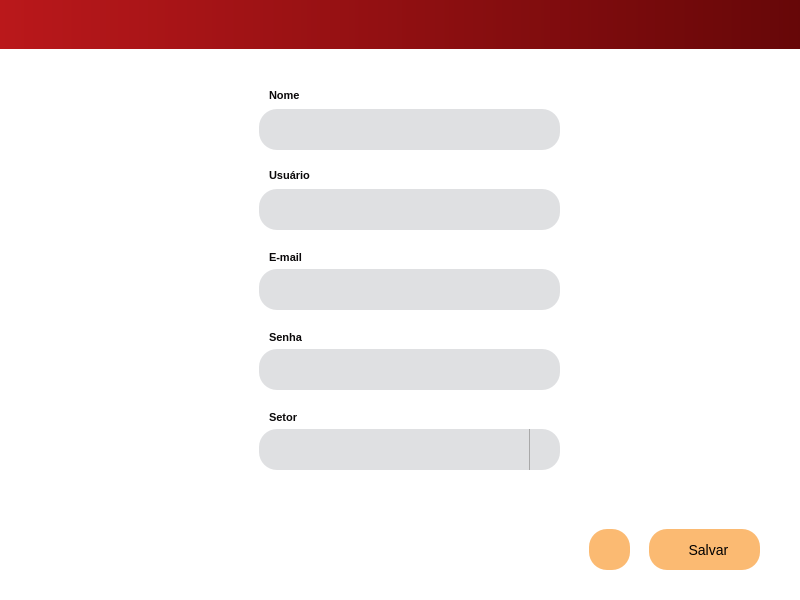
<?xml version="1.0" encoding="UTF-8"?>
<ui version="4.0">
 <class>MainWindow</class>
 <widget class="QMainWindow" name="MainWindow">
  <property name="enabled">
   <bool>true</bool>
  </property>
  <property name="geometry">
   <rect>
    <x>0</x>
    <y>0</y>
    <width>800</width>
    <height>600</height>
   </rect>
  </property>
  <property name="windowTitle">
   <string>MainWindow</string>
  </property>
  <property name="styleSheet">
   <string notr="true"/>
  </property>
  <widget class="QWidget" name="centralwidget">
   <widget class="QWidget" name="widget" native="true">
    <property name="geometry">
     <rect>
      <x>0</x>
      <y>0</y>
      <width>801</width>
      <height>51</height>
     </rect>
    </property>
    <property name="styleSheet">
     <string notr="true">* {
background-color: qlineargradient(spread:pad, x1:0, y1:0, x2:1, y2:0, stop:0 rgba(186, 24, 27, 255), stop:1 rgba(102, 7, 8, 255));
}</string>
    </property>
   </widget>
   <widget class="QWidget" name="widget_2" native="true">
    <property name="geometry">
     <rect>
      <x>-1</x>
      <y>49</y>
      <width>801</width>
      <height>551</height>
     </rect>
    </property>
    <property name="font">
     <font>
      <family>Segoe UI</family>
     </font>
    </property>
    <property name="toolTipDuration">
     <number>-4</number>
    </property>
    <property name="styleSheet">
     <string notr="true">* {
    background-color: #ffffff;
	font-style: 'Segoe UI';
}

QLabel, QCheckBox {
    color: #0B090A;
    font-size: 11px;
    font-weight: bold;
}

QLabel#logo-enaplic {
    margin: 5px 0;
}

QLineEdit {
    background-color: #DFE0E2;
    padding-left: 15px;
    border-radius: 18px;
	font-size: 14px;
}

QDateEdit, QComboBox {
    background-color: #DFE0E2;
    padding: 5px 10px;
    border-radius: 18px;
    height: 20px;
    font-size: 16px;
}

QDateEdit::drop-down, QComboBox::drop-down {
    subcontrol-origin: padding;
    subcontrol-position: top right;
    width: 30px;
    border-left-width: 1px;
    border-left-color: darkgray;
    border-left-style: solid;
    border-top-right-radius: 3px;
    border-bottom-right-radius: 3px;
}

QDateEdit::down-arrow, QComboBox::down-arrow {
    image: url(../resources/images/arrow.png);
    width: 10px;
    height: 10px;
}

QPushButton {
    background-color: #fbba72;
    border: 2px;
    border-radius: 18px;
    font-size: 14px;
    font-weight: regular;
}

QPushButton:hover {
    background-color: #e5383b;
    color: #EEEEEE
}

QPushButton:pressed {
    background-color: #6703c5;
    color: #EEEEEE;
}

QTableWidget {
    border: 1px solid #000000;
    background-color: #686D76;
    padding-left: 10px;
    margin-bottom: 15px;
}

QTableWidget QHeaderView::section {
    background-color: #262626;
    color: #A7A6A6;
    padding: 5px;
    height: 18px;
}

QTableWidget QHeaderView::section:horizontal {
    border-top: 1px solid #333;
}

QTableWidget::item {
    background-color: #363636;
    color: #fff;
    font-weight: bold;
    padding-right: 8px;
    padding-left: 8px;
}

QTableWidget::item:selected {
    background-color: #000000;
    color: #EEEEEE;
    font-weight: bold;
}</string>
    </property>
    <widget class="QLineEdit" name="lineEdit">
     <property name="geometry">
      <rect>
       <x>260</x>
       <y>140</y>
       <width>301</width>
       <height>41</height>
      </rect>
     </property>
     <property name="minimumSize">
      <size>
       <width>301</width>
       <height>41</height>
      </size>
     </property>
     <property name="focusPolicy">
      <enum>Qt::StrongFocus</enum>
     </property>
     <property name="inputMask">
      <string/>
     </property>
     <property name="text">
      <string/>
     </property>
     <property name="maxLength">
      <number>15</number>
     </property>
     <property name="clearButtonEnabled">
      <bool>true</bool>
     </property>
    </widget>
    <widget class="QLineEdit" name="lineEdit_2">
     <property name="geometry">
      <rect>
       <x>260</x>
       <y>220</y>
       <width>301</width>
       <height>41</height>
      </rect>
     </property>
     <property name="minimumSize">
      <size>
       <width>301</width>
       <height>41</height>
      </size>
     </property>
     <property name="inputMask">
      <string/>
     </property>
     <property name="text">
      <string/>
     </property>
     <property name="maxLength">
      <number>30</number>
     </property>
     <property name="echoMode">
      <enum>QLineEdit::Normal</enum>
     </property>
     <property name="clearButtonEnabled">
      <bool>true</bool>
     </property>
    </widget>
    <widget class="QLabel" name="label_2">
     <property name="geometry">
      <rect>
       <x>270</x>
       <y>120</y>
       <width>47</width>
       <height>13</height>
      </rect>
     </property>
     <property name="text">
      <string>Usuário</string>
     </property>
    </widget>
    <widget class="QLabel" name="label_3">
     <property name="geometry">
      <rect>
       <x>270</x>
       <y>200</y>
       <width>51</width>
       <height>16</height>
      </rect>
     </property>
     <property name="text">
      <string>E-mail</string>
     </property>
    </widget>
    <widget class="QPushButton" name="pushButton_2">
     <property name="geometry">
      <rect>
       <x>650</x>
       <y>480</y>
       <width>111</width>
       <height>41</height>
      </rect>
     </property>
     <property name="minimumSize">
      <size>
       <width>0</width>
       <height>41</height>
      </size>
     </property>
     <property name="styleSheet">
      <string notr="true"/>
     </property>
     <property name="text">
      <string>  Salvar</string>
     </property>
     <property name="icon">
      <iconset resource="../static/resource.qrc">
       <normaloff>:/icon/icon/save-64.ico</normaloff>:/icon/icon/save-64.ico</iconset>
     </property>
     <property name="iconSize">
      <size>
       <width>24</width>
       <height>24</height>
      </size>
     </property>
    </widget>
    <widget class="QLabel" name="label_4">
     <property name="geometry">
      <rect>
       <x>270</x>
       <y>40</y>
       <width>47</width>
       <height>13</height>
      </rect>
     </property>
     <property name="text">
      <string>Nome</string>
     </property>
    </widget>
    <widget class="QLineEdit" name="lineEdit_3">
     <property name="geometry">
      <rect>
       <x>260</x>
       <y>60</y>
       <width>301</width>
       <height>41</height>
      </rect>
     </property>
     <property name="minimumSize">
      <size>
       <width>301</width>
       <height>41</height>
      </size>
     </property>
     <property name="focusPolicy">
      <enum>Qt::StrongFocus</enum>
     </property>
     <property name="accessibleDescription">
      <string/>
     </property>
     <property name="inputMask">
      <string/>
     </property>
     <property name="text">
      <string/>
     </property>
     <property name="maxLength">
      <number>30</number>
     </property>
     <property name="clearButtonEnabled">
      <bool>true</bool>
     </property>
    </widget>
    <widget class="QLineEdit" name="lineEdit_4">
     <property name="geometry">
      <rect>
       <x>260</x>
       <y>300</y>
       <width>301</width>
       <height>41</height>
      </rect>
     </property>
     <property name="minimumSize">
      <size>
       <width>301</width>
       <height>41</height>
      </size>
     </property>
     <property name="inputMask">
      <string/>
     </property>
     <property name="text">
      <string/>
     </property>
     <property name="maxLength">
      <number>10</number>
     </property>
     <property name="echoMode">
      <enum>QLineEdit::Password</enum>
     </property>
     <property name="clearButtonEnabled">
      <bool>true</bool>
     </property>
    </widget>
    <widget class="QLabel" name="label_5">
     <property name="geometry">
      <rect>
       <x>270</x>
       <y>280</y>
       <width>51</width>
       <height>16</height>
      </rect>
     </property>
     <property name="text">
      <string>Senha</string>
     </property>
    </widget>
    <widget class="QComboBox" name="comboBox">
     <property name="geometry">
      <rect>
       <x>260</x>
       <y>380</y>
       <width>301</width>
       <height>41</height>
      </rect>
     </property>
     <property name="minimumSize">
      <size>
       <width>301</width>
       <height>41</height>
      </size>
     </property>
     <property name="cursor">
      <cursorShape>ArrowCursor</cursorShape>
     </property>
     <property name="insertPolicy">
      <enum>QComboBox::InsertAlphabetically</enum>
     </property>
     <item>
      <property name="text">
       <string/>
      </property>
     </item>
     <item>
      <property name="text">
       <string>Almoxarifado</string>
      </property>
     </item>
     <item>
      <property name="text">
       <string>Comercial</string>
      </property>
     </item>
     <item>
      <property name="text">
       <string>Compras</string>
      </property>
     </item>
     <item>
      <property name="text">
       <string>Elétrica</string>
      </property>
     </item>
     <item>
      <property name="text">
       <string>Engenharia</string>
      </property>
     </item>
     <item>
      <property name="text">
       <string>Expedição</string>
      </property>
     </item>
     <item>
      <property name="text">
       <string>Fiscal</string>
      </property>
     </item>
     <item>
      <property name="text">
       <string>PCP</string>
      </property>
     </item>
     <item>
      <property name="text">
       <string>RH</string>
      </property>
     </item>
    </widget>
    <widget class="QLabel" name="label_6">
     <property name="geometry">
      <rect>
       <x>270</x>
       <y>360</y>
       <width>51</width>
       <height>16</height>
      </rect>
     </property>
     <property name="text">
      <string>Setor</string>
     </property>
    </widget>
    <widget class="QPushButton" name="pushButton_3">
     <property name="geometry">
      <rect>
       <x>590</x>
       <y>480</y>
       <width>41</width>
       <height>41</height>
      </rect>
     </property>
     <property name="minimumSize">
      <size>
       <width>0</width>
       <height>41</height>
      </size>
     </property>
     <property name="styleSheet">
      <string notr="true"/>
     </property>
     <property name="text">
      <string/>
     </property>
     <property name="icon">
      <iconset resource="../static/resource.qrc">
       <normaloff>:/icon/icon/arrow-80-64.ico</normaloff>:/icon/icon/arrow-80-64.ico</iconset>
     </property>
     <property name="iconSize">
      <size>
       <width>24</width>
       <height>24</height>
      </size>
     </property>
    </widget>
    <widget class="QLabel" name="label">
     <property name="geometry">
      <rect>
       <x>210</x>
       <y>60</y>
       <width>32</width>
       <height>32</height>
      </rect>
     </property>
     <property name="text">
      <string/>
     </property>
     <property name="pixmap">
      <pixmap resource="../static/resource.qrc">:/icon/icon/user-64.ico</pixmap>
     </property>
     <property name="scaledContents">
      <bool>true</bool>
     </property>
    </widget>
    <widget class="QLabel" name="label_7">
     <property name="geometry">
      <rect>
       <x>210</x>
       <y>140</y>
       <width>32</width>
       <height>32</height>
      </rect>
     </property>
     <property name="text">
      <string/>
     </property>
     <property name="pixmap">
      <pixmap resource="../static/resource.qrc">:/icon/icon/user-3-64.ico</pixmap>
     </property>
     <property name="scaledContents">
      <bool>true</bool>
     </property>
    </widget>
    <widget class="QLabel" name="label_8">
     <property name="geometry">
      <rect>
       <x>210</x>
       <y>220</y>
       <width>32</width>
       <height>32</height>
      </rect>
     </property>
     <property name="text">
      <string/>
     </property>
     <property name="pixmap">
      <pixmap resource="../static/resource.qrc">:/icon/icon/email-12-64.ico</pixmap>
     </property>
     <property name="scaledContents">
      <bool>true</bool>
     </property>
    </widget>
    <widget class="QLabel" name="label_9">
     <property name="geometry">
      <rect>
       <x>210</x>
       <y>300</y>
       <width>32</width>
       <height>32</height>
      </rect>
     </property>
     <property name="text">
      <string/>
     </property>
     <property name="pixmap">
      <pixmap resource="../static/resource.qrc">:/icon/icon/key-3-64.ico</pixmap>
     </property>
     <property name="scaledContents">
      <bool>true</bool>
     </property>
    </widget>
    <widget class="QLabel" name="label_10">
     <property name="geometry">
      <rect>
       <x>210</x>
       <y>380</y>
       <width>32</width>
       <height>32</height>
      </rect>
     </property>
     <property name="text">
      <string/>
     </property>
     <property name="pixmap">
      <pixmap resource="../static/resource.qrc">:/icon/icon/factory-2-64.ico</pixmap>
     </property>
     <property name="scaledContents">
      <bool>true</bool>
     </property>
    </widget>
    <widget class="QLabel" name="label_11">
     <property name="geometry">
      <rect>
       <x>670</x>
       <y>0</y>
       <width>121</width>
       <height>101</height>
      </rect>
     </property>
     <property name="text">
      <string/>
     </property>
     <property name="pixmap">
      <pixmap resource="../static/resource.qrc">:/image/image/logo_enaplic_50_anos.png</pixmap>
     </property>
     <property name="scaledContents">
      <bool>true</bool>
     </property>
    </widget>
   </widget>
  </widget>
 </widget>
 <resources>
  <include location="../static/resource.qrc"/>
 </resources>
 <connections/>
</ui>
